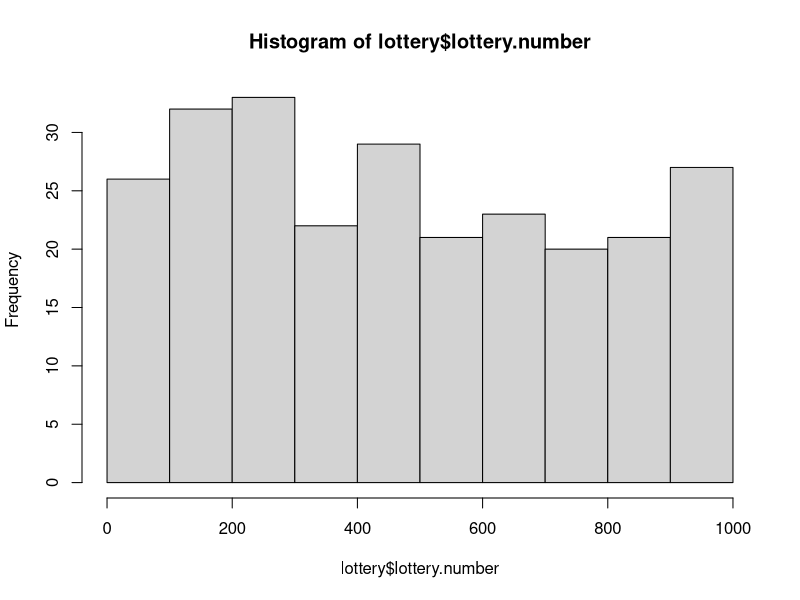
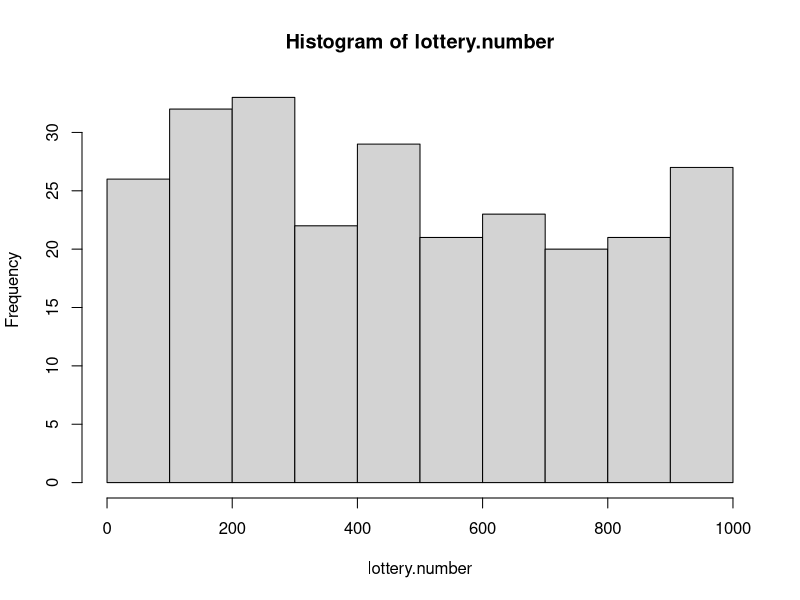
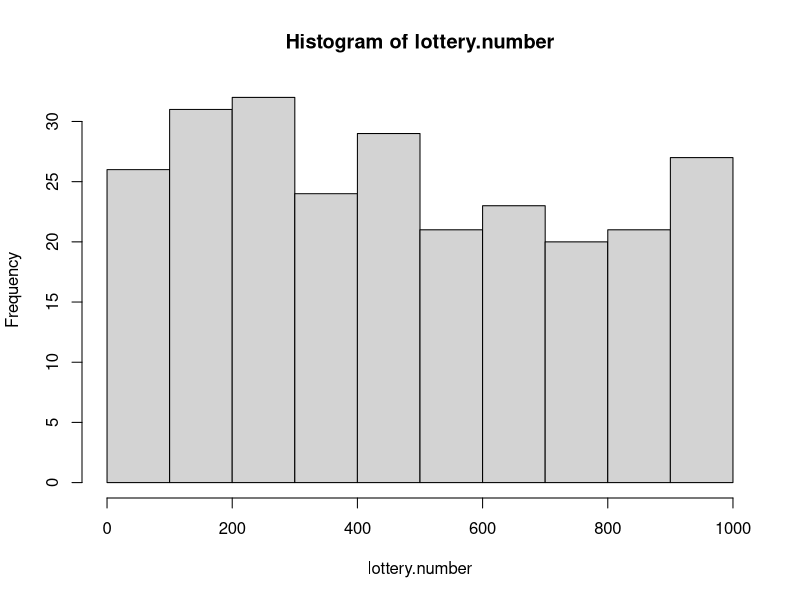
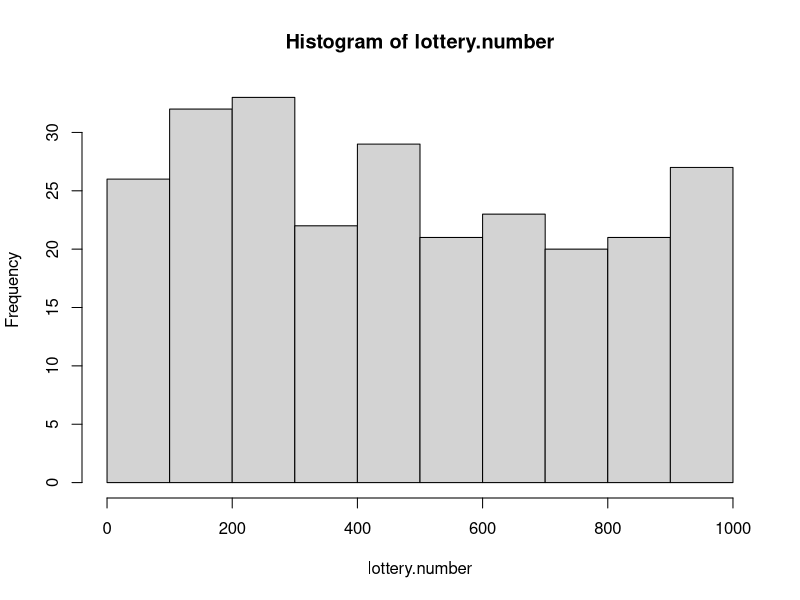
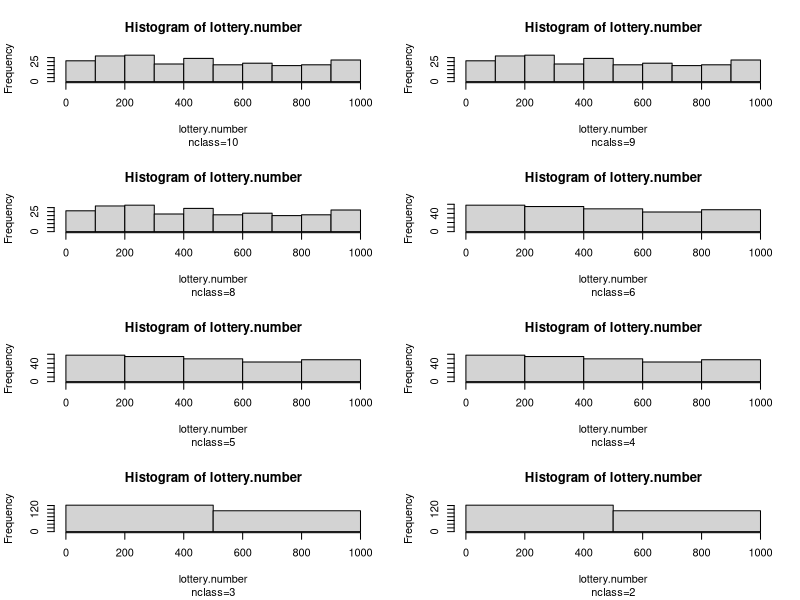
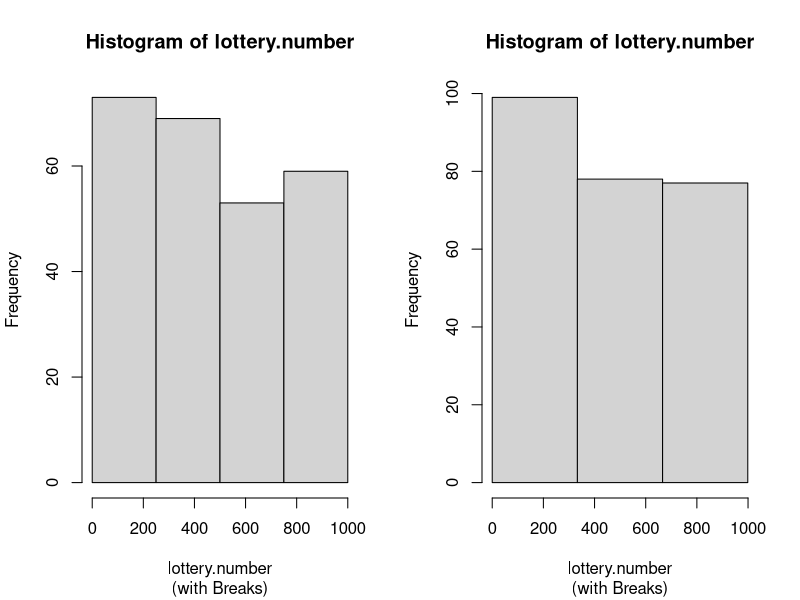
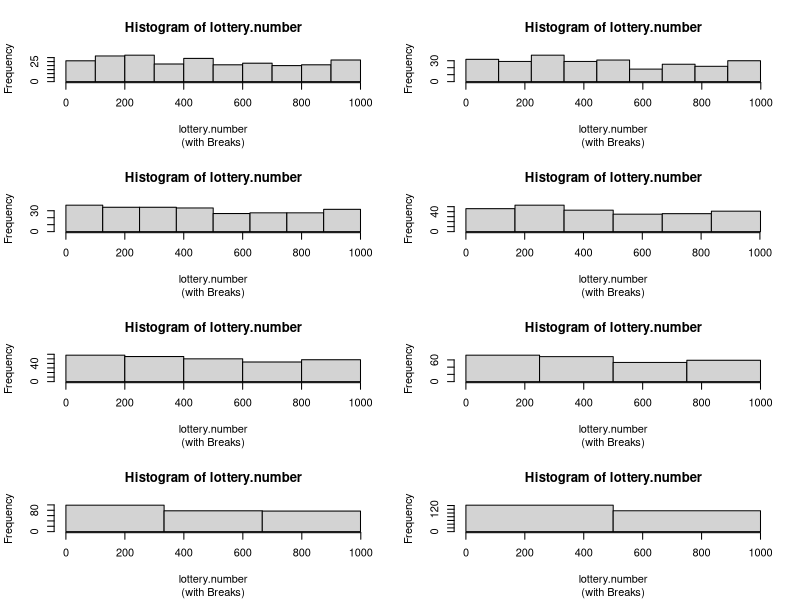
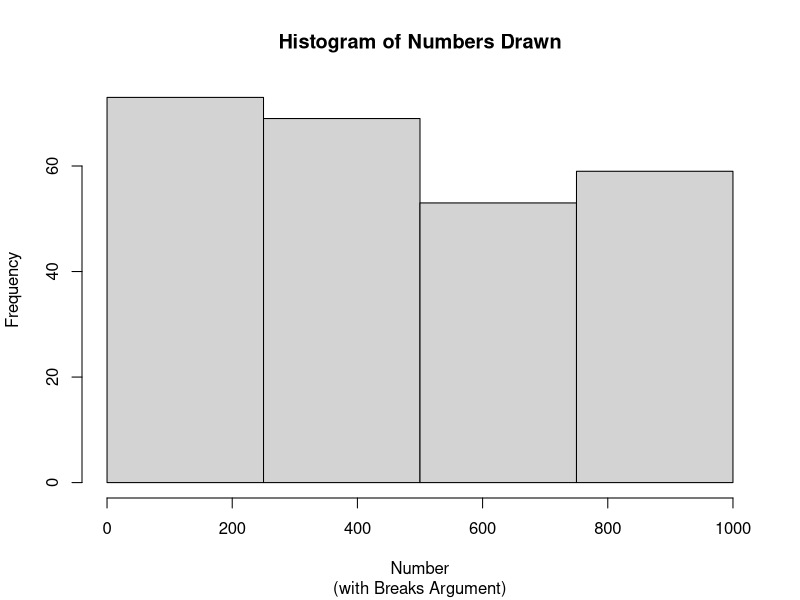

Here is the R script that generated these plots, in order:
## ---- chunk 1
lottery<-read.table("lottery.txt",header=T)
str(lottery)
head(lottery)
## ---- chunk 2
summary(lottery)
apply(lottery, 2, sd)
## ---- chunk 3
h10<-hist(lottery$lottery.number)
## ---- chunk 4
h10
## ---- chunk 5
attach(lottery)
h10.2<-hist(lottery.number, breaks=seq(0,1000,by=100),include.lowest=T)
h10.2
h10.3<-hist(lottery.number, breaks=seq(0,1000,by=100),right=F)
h10.3
## ---- chunk 6
h10.4<-hist(lottery.number, nclass=10)
h10.4
## ---- chunk 7
opar<-par(no.readonly=TRUE)
par(mfrow=c(4,2))
hist(lottery.number, nclass=10, sub="nclass=10")
hist(lottery.number, nclass=9, sub="ncalss=9")
hist(lottery.number, nclass=8, sub="nclass=8")
hist(lottery.number, nclass=6, sub="nclass=6")
hist(lottery.number, nclass=5, sub="nclass=5")
hist(lottery.number, nclass=4, sub="nclass=4")
hist(lottery.number, nclass=3, sub="nclass=3")
hist(lottery.number, nclass=2, sub="nclass=2")
## ---- chunk 8
par(mfrow=c(1,2))
h4<-hist(lottery.number, nclass=4, plot=F)
h4
h3<-hist(lottery.number, nclass=3, plot=F)
h3
## ---- chunk 9
h4.breaks<-hist(lottery.number, breaks=seq(0,1000, by=250), sub="(with Breaks)")
h4.breaks
h3.breaks<-hist(lottery.number, breaks=seq(0,999, by=333), sub="(with Breaks)")
h3.breaks
## ---- chunk 10
opar<-par(no.readonly=TRUE)
par(mfrow=c(4,2))
hist(lottery.number, breaks=seq(0,1000, by=100), sub="(with Breaks)")
hist(lottery.number, breaks=seq(0,999, by=111), sub="(with Breaks)")
hist(lottery.number, breaks=seq(0,1000, by=125), sub="(with Breaks)")
hist(lottery.number, breaks=seq(0,1002, by=167), sub="(with Breaks)")
hist(lottery.number, breaks=seq(0,1000, by=200), sub="(with Breaks)")
hist(lottery.number, breaks=seq(0,1000, by=250), sub="(with Breaks)")
hist(lottery.number, breaks=seq(0,999, by=333), sub="(with Breaks)")
hist(lottery.number, breaks=seq(0,1000, by=500), sub="(with Breaks)")
## ---- chunk 11
par(mfrow=c(1,1))
hist(lottery.number, breaks=seq(0,1000,by=250),ann=F)
title(main="Histogram of Numbers Drawn", sub="(with Breaks Argument)", xlab="Number", ylab="Frequency")
## ---- chunk 12
hist(lottery.payoff)
## ---- chunk 13
mean.payoff<-mean(lottery.payoff)
med.payoff<-median(lottery.payoff)
hist(lottery.payoff,axes=F,ylim=c(-10,100))
axis(side=1,at=seq(0,1000,by=100),labels=paste(seq(0,1000,by=100)))
arrows(x0=mean.payoff,y0=-10, x1=mean.payoff, y1=0, length=0.1, code=2)
abline(v=med.payoff,lty=2,col="red")
axis(side=2,at=seq(0,100,by=20),labels=paste(seq(0,100,by=20)))
## ---- chunk 14
plot(lottery.number, lottery.payoff)
## ---- chunk 15
plot(lottery.number, lottery.payoff,pch=20)
abline(h=600,lty=2)
identify(lottery.number, lottery.payoff, n=5, labels=paste(lottery.number))
## ---- chunk 16
high.payoff<-which(lottery.payoff>=600)
high.payoff
lottery.number[high.payoff]
plot(lottery.number, lottery.payoff,pch=20)
abline(h=600,lty=2)
text(x=lottery.number[high.payoff],y=lottery.payoff[high.payoff],labels=lottery.number[high.payoff],pos=4)
## ---- chunk 17
o.payoff<-order(lottery.payoff,decreasing=TRUE)
lottery.payoff[o.payoff][1:10]
lottery.number[o.payoff][1:10]
## ---- chunk 18
plot(lottery.number, lottery.payoff,pch=20, ylim=c(0,1000))
abline(h=c(250,500,750),lty=2)
abline(v=seq(0,1000,by=100),lty=2)
## ---- chunk 19
plot(lottery.number, lottery.payoff,pch=20, ylim=c(0,1000))
abline(h=c(250,500,750),lty=2)
abline(v=seq(0,1000,by=100),lty=2)
lines(lowess(lottery.number,lottery.payoff, f=1/3),col="blue")
lines(lowess(lottery.number,lottery.payoff, f=2/3),col="red")
## ---- chunk 20
par(opar)
save(file="lottery.RData",list=ls())
